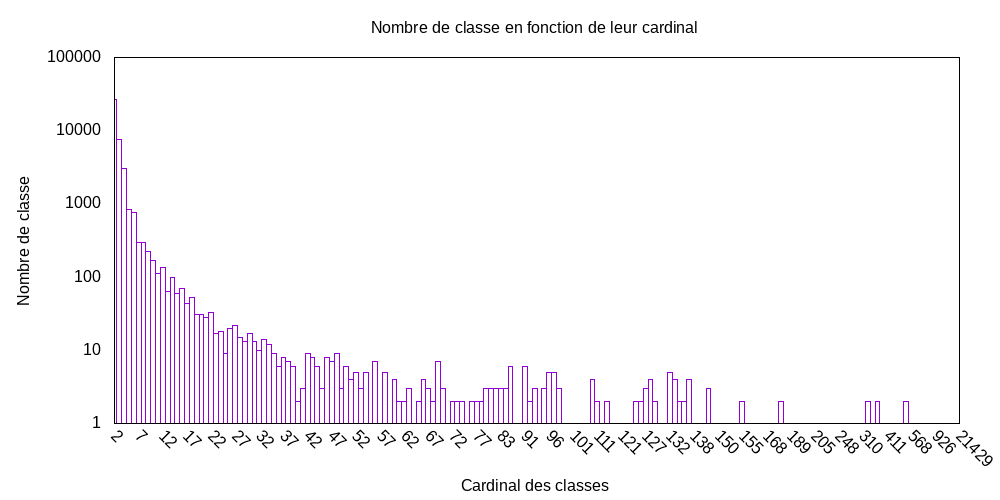

Recreate this plot in gnuplot.
set datafile separator ','
set logscale y
set xtics rotate by -45
set tics scale 0
set xlabel "Cardinal des classes"
set ylabel "Nombre de classe"
set title "Nombre de classe en fonction de leur cardinal"

set term png size 1000, 500

set rmargin 4

plot 'data.csv' using 2:xtic(int($0)%5==0 ? strcol(1):'') with boxes notitle
